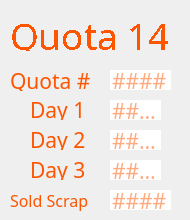
     <widget class="QWidget" name="page_14">
      <widget class="QLabel" name="label_85">
       <property name="geometry">
        <rect>
         <x>30</x>
         <y>100</y>
         <width>61</width>
         <height>20</height>
        </rect>
       </property>
       <property name="font">
        <font>
         <family>IBM 3270</family>
         <pointsize>16</pointsize>
        </font>
       </property>
       <property name="styleSheet">
        <string notr="true">color: rgb(253, 85, 0);
border: none;</string>
       </property>
       <property name="text">
        <string>Day 1</string>
       </property>
      </widget>
      <widget class="QLabel" name="label_86">
       <property name="geometry">
        <rect>
         <x>30</x>
         <y>130</y>
         <width>61</width>
         <height>20</height>
        </rect>
       </property>
       <property name="font">
        <font>
         <family>IBM 3270</family>
         <pointsize>16</pointsize>
        </font>
       </property>
       <property name="styleSheet">
        <string notr="true">color: rgb(253, 85, 0);
border: none;</string>
       </property>
       <property name="text">
        <string>Day 2</string>
       </property>
      </widget>
      <widget class="QLabel" name="label_87">
       <property name="geometry">
        <rect>
         <x>30</x>
         <y>160</y>
         <width>61</width>
         <height>20</height>
        </rect>
       </property>
       <property name="font">
        <font>
         <family>IBM 3270</family>
         <pointsize>16</pointsize>
        </font>
       </property>
       <property name="styleSheet">
        <string notr="true">color: rgb(253, 85, 0);
border: none;</string>
       </property>
       <property name="text">
        <string>Day 3</string>
       </property>
      </widget>
      <widget class="QLineEdit" name="q14d2">
       <property name="geometry">
        <rect>
         <x>110</x>
         <y>130</y>
         <width>51</width>
         <height>20</height>
        </rect>
       </property>
       <property name="font">
        <font>
         <family>IBM 3270</family>
         <pointsize>16</pointsize>
        </font>
       </property>
       <property name="styleSheet">
        <string notr="true">color: rgb(253, 85, 0);
border: none;</string>
       </property>
       <property name="maxLength">
        <number>4</number>
       </property>
       <property name="placeholderText">
        <string>####</string>
       </property>
      </widget>
      <widget class="QLineEdit" name="q14d3">
       <property name="geometry">
        <rect>
         <x>110</x>
         <y>160</y>
         <width>51</width>
         <height>20</height>
        </rect>
       </property>
       <property name="font">
        <font>
         <family>IBM 3270</family>
         <pointsize>16</pointsize>
        </font>
       </property>
       <property name="styleSheet">
        <string notr="true">color: rgb(253, 85, 0);
border: none;</string>
       </property>
       <property name="maxLength">
        <number>4</number>
       </property>
       <property name="placeholderText">
        <string>####</string>
       </property>
      </widget>
      <widget class="QLineEdit" name="q14d1">
       <property name="geometry">
        <rect>
         <x>110</x>
         <y>100</y>
         <width>51</width>
         <height>20</height>
        </rect>
       </property>
       <property name="font">
        <font>
         <family>IBM 3270</family>
         <pointsize>16</pointsize>
         <weight>50</weight>
         <bold>false</bold>
        </font>
       </property>
       <property name="styleSheet">
        <string notr="true">color: rgb(253, 85, 0);
border: none;</string>
       </property>
       <property name="inputMethodHints">
        <set>Qt::ImhNone</set>
       </property>
       <property name="text">
        <string/>
       </property>
       <property name="maxLength">
        <number>4</number>
       </property>
       <property name="readOnly">
        <bool>false</bool>
       </property>
       <property name="placeholderText">
        <string>####</string>
       </property>
      </widget>
      <widget class="QLabel" name="label_88">
       <property name="geometry">
        <rect>
         <x>10</x>
         <y>70</y>
         <width>81</width>
         <height>21</height>
        </rect>
       </property>
       <property name="font">
        <font>
         <family>IBM 3270</family>
         <pointsize>16</pointsize>
        </font>
       </property>
       <property name="styleSheet">
        <string notr="true">color: rgb(253, 85, 0);</string>
       </property>
       <property name="text">
        <string>Quota #</string>
       </property>
      </widget>
      <widget class="QLabel" name="label_89">
       <property name="geometry">
        <rect>
         <x>10</x>
         <y>10</y>
         <width>171</width>
         <height>41</height>
        </rect>
       </property>
       <property name="sizePolicy">
        <sizepolicy hsizetype="Fixed" vsizetype="Fixed">
         <horstretch>0</horstretch>
         <verstretch>0</verstretch>
        </sizepolicy>
       </property>
       <property name="font">
        <font>
         <family>IBM 3270</family>
         <pointsize>24</pointsize>
         <weight>50</weight>
         <italic>false</italic>
         <bold>false</bold>
         <stylestrategy>NoAntialias</stylestrategy>
        </font>
       </property>
       <property name="styleSheet">
        <string notr="true">font: 24pt &quot;IBM 3270&quot;;
color: rgb(253, 85, 0);</string>
       </property>
       <property name="text">
        <string>&lt;html&gt;&lt;head/&gt;&lt;body&gt;&lt;p&gt;&lt;span style=&quot; font-size:28pt;&quot;&gt;Quota 14&lt;/span&gt;&lt;/p&gt;&lt;/body&gt;&lt;/html&gt;</string>
       </property>
      </widget>
      <widget class="QLineEdit" name="q14">
       <property name="geometry">
        <rect>
         <x>110</x>
         <y>70</y>
         <width>61</width>
         <height>20</height>
        </rect>
       </property>
       <property name="font">
        <font>
         <family>IBM 3270</family>
         <pointsize>16</pointsize>
        </font>
       </property>
       <property name="styleSheet">
        <string notr="true">color: rgb(253, 85, 0);
border: none;</string>
       </property>
       <property name="text">
        <string/>
       </property>
       <property name="maxLength">
        <number>5</number>
       </property>
       <property name="readOnly">
        <bool>false</bool>
       </property>
       <property name="placeholderText">
        <string>####</string>
       </property>
      </widget>
      <widget class="QLabel" name="label_90">
       <property name="geometry">
        <rect>
         <x>10</x>
         <y>190</y>
         <width>91</width>
         <height>21</height>
        </rect>
       </property>
       <property name="font">
        <font>
         <family>IBM 3270</family>
         <pointsize>12</pointsize>
        </font>
       </property>
       <property name="styleSheet">
        <string notr="true">color: rgb(253, 85, 0);
border: none;</string>
       </property>
       <property name="text">
        <string>Sold Scrap</string>
       </property>
      </widget>
      <widget class="QLineEdit" name="q14sold">
       <property name="geometry">
        <rect>
         <x>110</x>
         <y>190</y>
         <width>61</width>
         <height>20</height>
        </rect>
       </property>
       <property name="font">
        <font>
         <family>IBM 3270</family>
         <pointsize>16</pointsize>
        </font>
       </property>
       <property name="styleSheet">
        <string notr="true">color: rgb(253, 85, 0);
border: none;</string>
       </property>
       <property name="maxLength">
        <number>5</number>
       </property>
       <property name="placeholderText">
        <string>####</string>
       </property>
      </widget>
     </widget>
